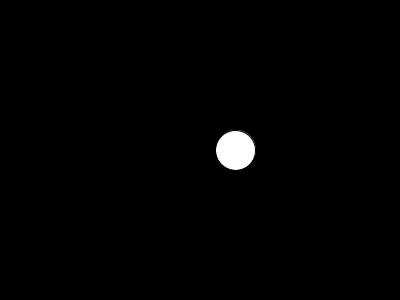
Frame 1 (no input)
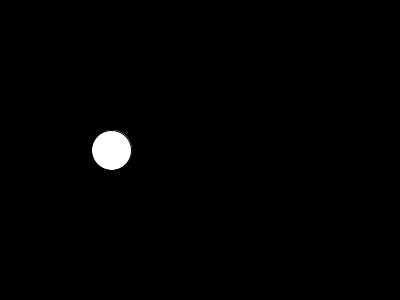
Frame 60 (the mouse pressed at the canvas centre just before this capture)
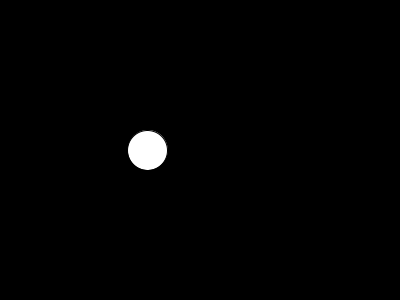
Frame 120 (the mouse held since frame 60 and released just before this capture)

The Processing sketch that drew these frames (run headless with seeded random() and noise(); from frame 60 on, the mouse is pressed at the canvas centre):

// Processing sketch: perlinnoise1
// ── perlinnoise1.pde
// perlin noise
// a way to make things more natural,smooth and organic

//float x = random(width);//it's wrong to write it here,bcz it wrong run this code repeatedly

float t = 0;//global variable; t is specific,so the circle is not moving, so..

void setup(){

size(400,300);
frameRate(10);//slow it down, 10 frames per second
}

void draw(){
  
  background(0);
  fill(255);
  
  t = t + 0.05;
  //float x = random(width);
  //noise() will always give a number between 0 and 1, unless we map() it
  
  float x = noise(t);//t = time
  x = map(x,0,1,0,width);
  ellipse(x,height/2,40,40);

}
